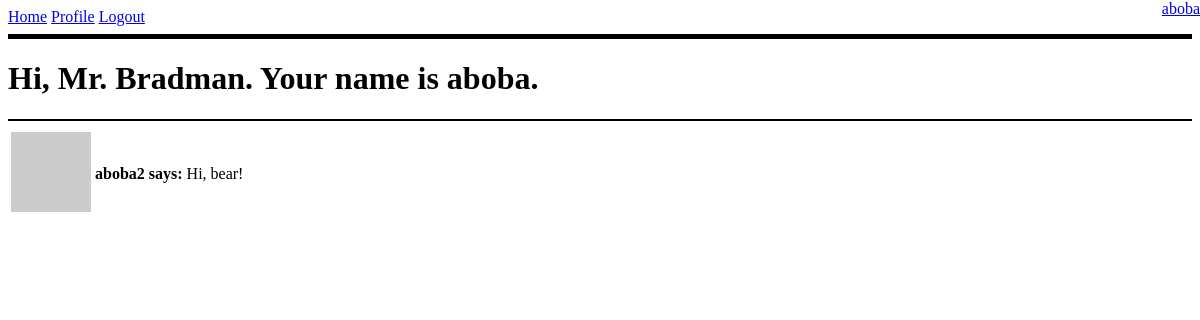
Page / (signed in) on the earlier database version.
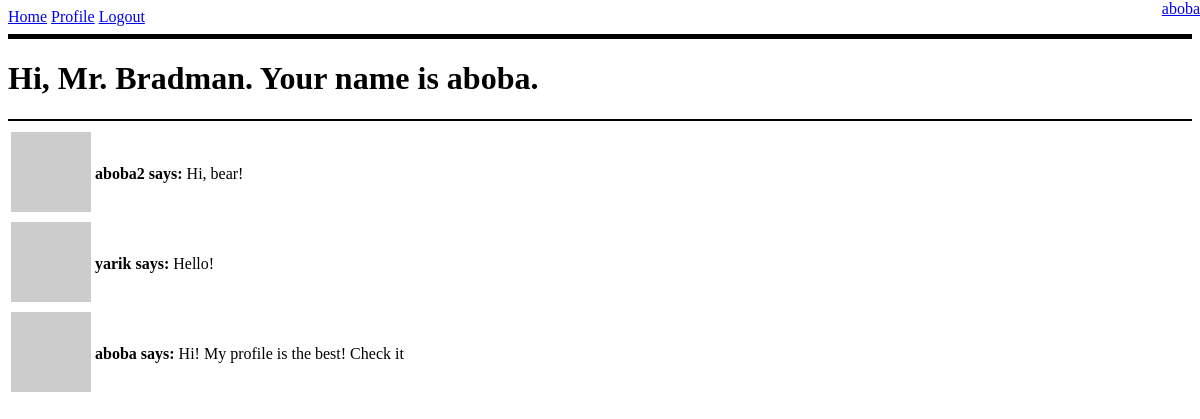
Same page on the later database version.
### app/models.py (models this page shows, shortened)
class User(UserMixin, db.Model):
    id = db.Column(db.Integer, primary_key=True)
    username = db.Column(db.String(64), index=True, unique=True)
    email = db.Column(db.String(120), index=True, unique=True)
    password_hash = db.Column(db.String(128))
    posts = db.relationship('Post', backref='author', lazy='dynamic')
    about_me = db.Column(db.String(256))
    last_seen = db.Column(db.DateTime, default=datetime.utcnow)
    followers = db.Table('followers',
                         db.Column('follower_id', db.Integer, db.ForeignKey('user.id')),
                         db.Column('followed_id', db.Integer, db.ForeignKey('user.id'))
                         )
    followed = db.relationship('User', secondary=followers,
                               primaryjoin=(followers.c.follower_id == id),
                               secondaryjoin=(followers.c.followed_id == id),
                               backref=db.backref('followers', lazy='dynamic'), lazy='dynamic')
    def avatar(self, size):
        hash = md5(self.email.lower().encode("utf-8")).hexdigest()
        return f'https://www.gravatar.com/avatar/{hash}?d=identicon&s={size}'

class Post(db.Model):
    id = db.Column(db.Integer, primary_key=True)
    body = db.Column(db.String(140))
    timestamp = db.Column(db.DateTime, index=True, default=datetime.utcnow)
    user_id = db.Column(db.Integer, db.ForeignKey('user.id'))

### app/routes.py (the view)
@app.route('/')
@login_required
def index():
    posts = Post.query.all()
    resp = Response(render_template('index.html', title='Base', posts=posts))
    return resp

### app/models.py (called while the page is built)
@login.user_loader
def load_user(id):
    return User.query.get(int(id))

### app/routes.py (called while the page is built)
@app.before_request
def before_request():
    if current_user.is_authenticated:
        current_user.last_seen = datetime.utcnow()
        db.session.commit()

### app/templates/index.html
{% extends "base.html" %}
{% block content %}
    <div>
        <h1>Hi, Mr. Bradman. Your name is {{ current_user.username }}.</h1>
        <hr size="2" color="black">
        {% for post in posts %}
            {% include '_post.html' %}
        {% endfor %}
    </div>
{% endblock %}

### app/templates/base.html (shortened to what this page needs)
<!DOCTYPE html>
<html lang="en">
<head>
</head>
<body>
  <div>
      <a href="{{ url_for('index') }}">Home</a>
      {% if not current_user.is_authenticated %}
      <a href="{{ url_for('register') }}">Register</a>
      <a href="{{ url_for('login') }}">Login</a>
      {% else %}
      <a href="{{ url_for('profile', username=current_user.username) }}">Profile</a>
      <a href="{{ url_for('logout') }}">Logout</a>
      <div style="position: fixed; top: 0; right: 0;">
        <a href="#">{{ current_user.username }}</a>
      </div>
      {% endif %}
  </div>
  <hr size="5" color="black">
  {% block content %}{% endblock %}
</body>
</html>

### app/templates/_post.html
<table>
    <tr>
        <td><img src="{{ post.author.avatar(32) }}"></td>
        <td><b>{{ post.author.username }} says:</b> {{ post.body }}</td>
    </tr>
</table>

Differences in the rows shown:
added Post: author.username "yarik", body "Hello!"
added Post: author.username "aboba", body "Hi! My profile is the best! Check it"
